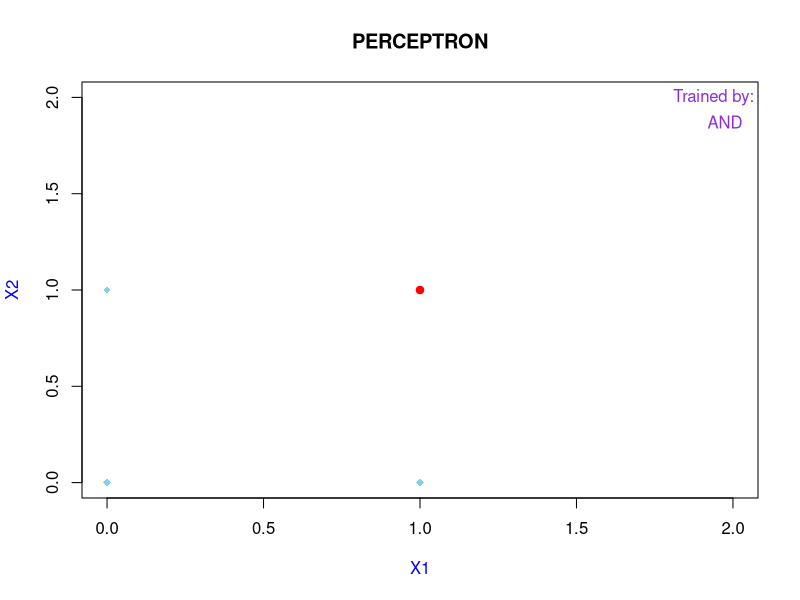
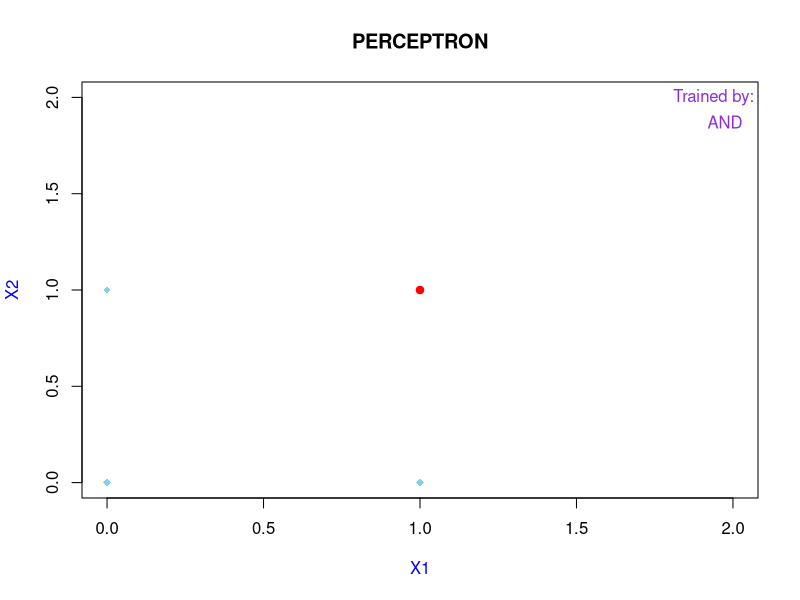
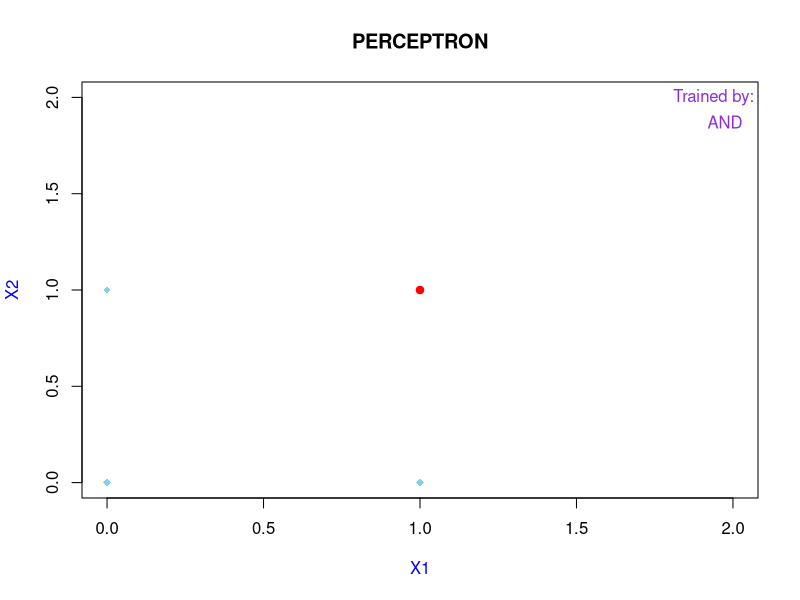
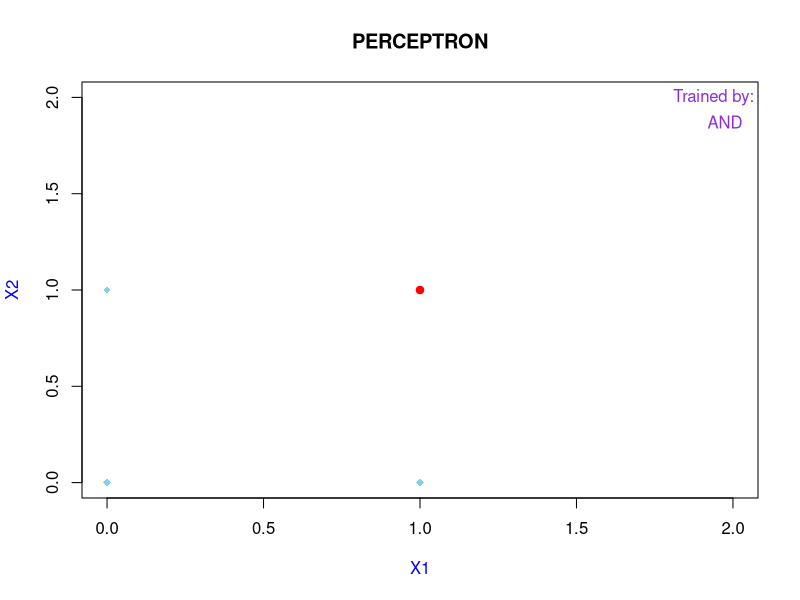
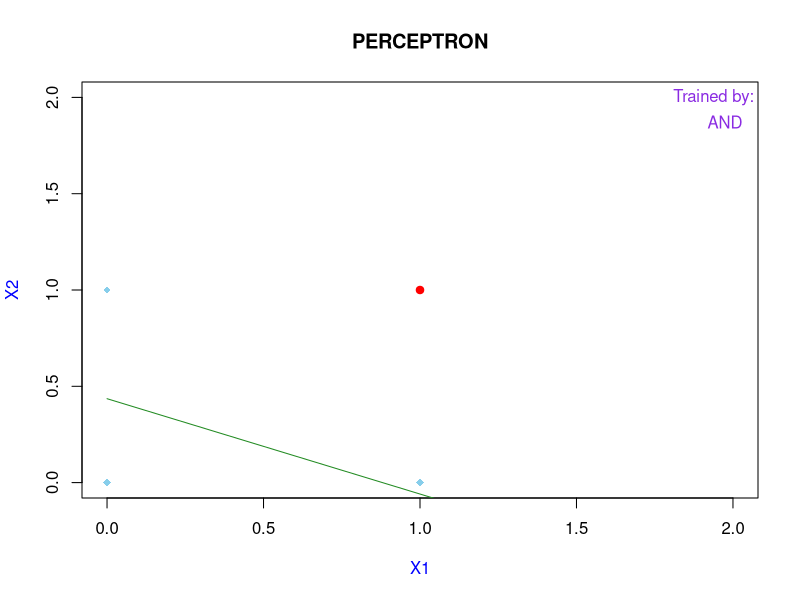
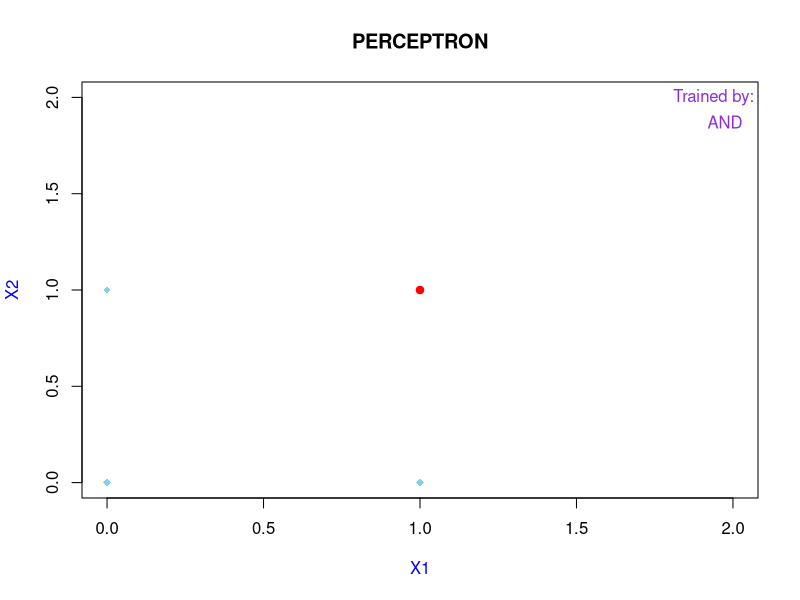
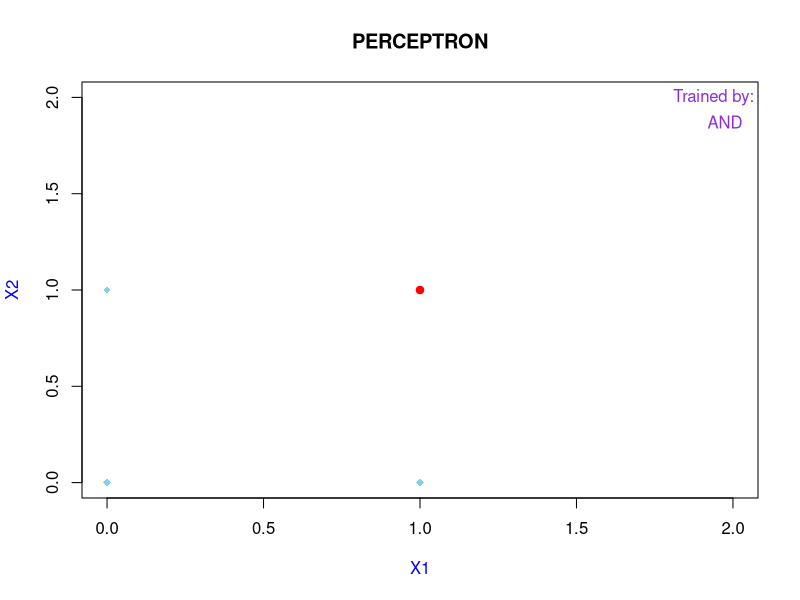
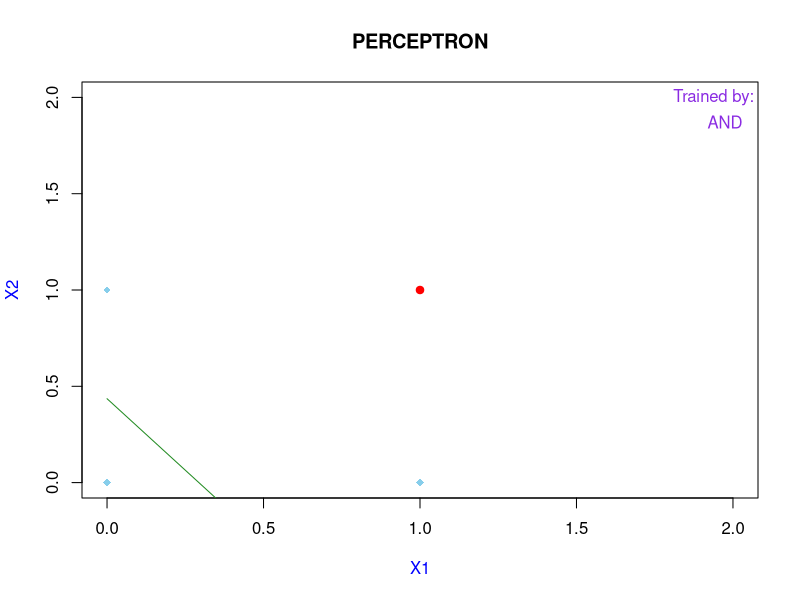

The R source for these figures, in order:
learn <- function(x, weight, inputName = NULL, iterations = 100) {
        
        ## Subset weight vectors
        
        w10 <- weight[1]
        w11 <- weight[2]
        w12 <- weight[3]
        
        # Subset input vectors
        
        x1 <- x[, 1]
        x2 <- x[, 2]
        x3 <- x[, 3]
        
        ## Initialize an error vector, an error history vector, 
        ## an mse vector and an incremental variable to fill the
        ## error vector
        
        err <- vector("numeric", length = 4)
        errorVector <- vector("numeric")
        mse <- vector("numeric")
        j <- 1
        
        ## Variable to break function when leaning is over
        
        found = FALSE  
        
        ## Subset (x1i, x2i) coordinates when d = 0 and 
        ## (x1f, x2f) when d = 1.  This will be
        ## used for plotting
        
        x1Zeros <- x1[d == 0]
        x2Zeros <- x2[d == 0]
        xZeros <- cbind(x1Zeros, x2Zeros)
        
        x1Ones <- x1[d == 1] 
        x2Ones <- x2[d == 1]
        xOnes <- cbind(x1Ones, x2Ones)
        
        ## For each iteration do:
        
        for (i in 1:iterations) {
                
                ## Finish execution if leaning is over
                
                if (found == TRUE) {
                        
                        break
                        
                }
                
                ## For each input value do:
                
                for (k in 1:4) {
                        
                        ## Calculate a1 (Aggregation function)
                        
                        a1 <- w10 + (x1[k] * w11) + (x2[k] * w12)
                        
                        ## Calculate y (Output or Axon)
                        
                        y <- if (a1 < 0) {
                                0
                        } else {
                                1
                        }
                        
                        ## Calculate the error and fill the err
                        ## vector and the errorVector vectors
                        
                        error <- -(y - d[k])
                        err[k] <- error
                        errorVector[j] <- error
                        j <- j + 1
                        
                        ## Weight actualization & print their
                        ## actual value
                        
                        w10 <- w10 + (error * 1) ## x0 = 1 para el perceptron
                        w11 <- w11 + (error * x1[k]) 
                        w12 <- w12 + (error * x2[k])
                        
                        cat("i:", i, "     k:", k, "     w10: ", w10, 
                            "     w11:", w11, "     w12:", w12, "\n\n")
                        
                        ## Print the equation
                        
                        m <- -w11/w12
                        b <- -w10/w12
                        
                        cat("Equation:", "\n")
                        cat("x2 = ", m, "x1 + ", b, "\n\n")
                        
                        ## PLOTTING
                        
                        ## Plot the frame and define title, subtitle, 
                        ## axis legends
                        
                        par(col = "black", col.lab = "blue", pch = 1)
                        invisible(plot(x1, x2, main = "PERCEPTRON", type="n", 
                             xlim = 2 * range(x), 
                             ylim = 2 * range(x), xlab="X1",
                             ylab="X2"))
                        
                        ## Add (x1, x2) coordinates that make
                        ## d = 0 as blue diamonds
                        
                        par(pch = 18)
                        points(x1Zeros, x2Zeros, type = "p", 
                               col = "sky blue", xlab = "X1", 
                               ylab = "X2")
                        
                        ## Add (x1, x2) coordinates that make
                        ## d = 1 as red filled in circles
                        
                        par(pch = 19)
                        points(x1Ones, x2Ones, type="p", col="red", 
                               xlab="X1", ylab="X2")
                        
                        ## Add the curve plot
                        
                        par(col = "forestgreen")                        
                        curve(m * x + b, from = 0, to = 2 * max(x), 
                              add = TRUE)
                        
                        ## Add legend
                        
                        par(col = "blueviolet")
                        legend("topright", title = "Trained by:", legend = inputName, 
                               bty = "n")
                        
                }
                
                ## Make k = 1 again to loop over each value 
                ## of the inputs again
                
                k = 1
                
                ## Performance measure: Median square error &
                ## filling the mse vector
                
                ecm <- (mean(err^2))/2
                mse[i] <- ecm
                
                ## Compare the value of ecm, if it's zero, then 
                ## make 'found' true
                
                if (abs(ecm) == 0) {
                        
                        cat("I HAVE FOUND A SOLUTION", "\n\n")
                        cat("It took", i, "iterations", "\n\n")
                        cat("The solution is: ", "\n\n")
                        cat("w10: ", w10, 
                            "     w11:", w11, "     w12:", w12, "\n\n")
                        cat("Equation:", "\n\n")
                        cat("x2 = ", m, "x1 + ", b, "\n\n")
                        
                        found = TRUE
                        
                        break
                        
                }   
                
        }
        
        if (found == FALSE) {
                
                cat("I WAS NOT ABLE TO FIND A SOLUTION", "\n\n")
                cat("I made", i, "iterations", "\n\n")
                cat("The last iteration values are: ", "\n\n")
                cat("w10: ", w10, "     w11:", w11, "     w12:", w12, "\n\n")
                cat("Equation:", "\n\n")
                cat("x2 = ", m, "x1 + ", b, "\n\n")
                
        } 
        
        ## Return mse
        
        cat("mse:", "\n\n")
        mse
        
}

## Set working directory at 'NeuralNetworks' folder

setwd("/Users/usuario/Desktop/NeuralNetworks/")

## Initialization of aleatory weights

weight <- signif(runif(3, min = -1, max = 1), digits = 2)

## AND

print("AND")

x1 <- c(0, 0, 1, 1)
x2 <- c(0, 1, 0, 1)
d <- c(0, 0, 0, 1)

x <- cbind(x1, x2, d)

x
weight

learn(x = x, weight = weight, inputName = "AND", iterations = 15)

## Initialization of aleatory weights

weight <- signif(runif(3, min = -1, max = 1), digits = 2)

## OR

print("OR")

x1 <- c(0, 0, 1, 1)
x2 <- c(0, 1, 0, 1)
d <- c(1, 1, 1, 0)

x <- cbind(x1, x2, d)

x
weight

learn(x = x, weight = weight, inputName = "OR", iterations = 15)

## XOR

print("XOR")

x1 <- c(0, 0, 1, 1)
x2 <- c(0, 1, 0, 1)
d <- c(0, 1, 1, 0)

x <- cbind(x1, x2, d)

x
weight

learn(x = x, weight = weight, inputName = "XOR",iterations = 2)
